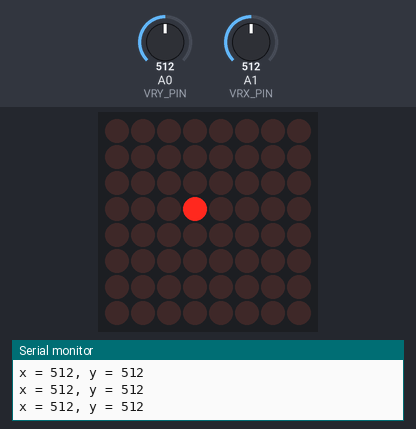
A sketch run on a simulated Arduino Uno, built with avr-gcc and run on an emulated ATmega328P. On the bench: 8×8 LED matrix, the last lines printed to the serial monitor. The inputs (shaded band) are chosen by the test bench; at power-on: A0 (VRY_PIN) = 512, A1 (VRX_PIN) = 512.

Above: at 1.2 s.
1.3 s: A0 (VRY_PIN) set to 1005
2.8 s: A0 (VRY_PIN) set to 1023
At 4.2 s:
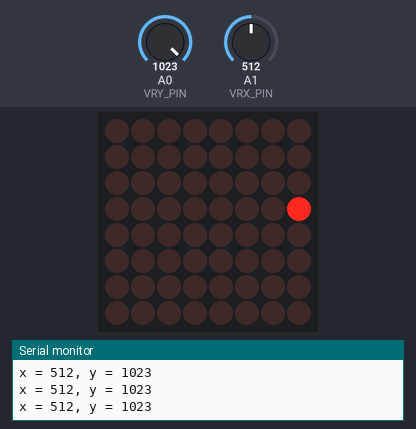
5.4 s: A1 (VRX_PIN) set to 489
At 7.2 s:
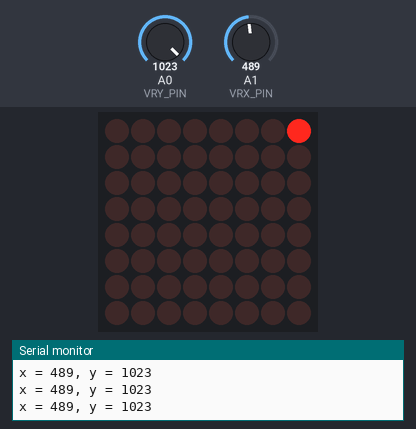
7.5 s: A1 (VRX_PIN) set to 989
9.0 s: A1 (VRX_PIN) set to 1014
At 11.7 s:
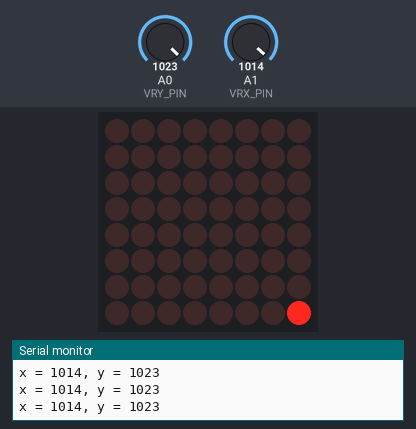
12.0 s: A0 (VRY_PIN) set to 511
At 14.9 s:
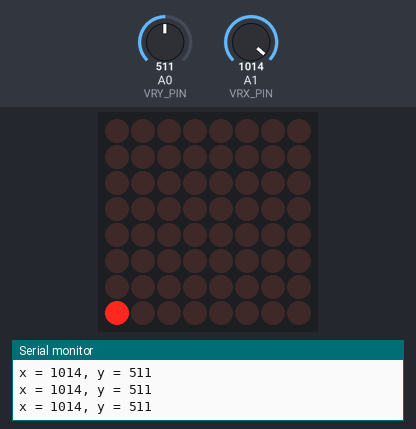
Timing chart, 0 to 15.7 s (numbered marks = the images above; inputs shaded):
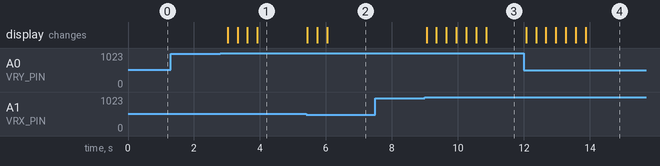

Measured:
- the behaviour switches between 1022 and 1023 on A0 (VRY_PIN) (found by bisection; images 0 and 1)
- the behaviour switches between 500 and 499 on A1 (VRX_PIN) (found by bisection; images 1 and 2)
- the behaviour switches between 999 and 1000 on A1 (VRX_PIN) (found by bisection; images 2 and 3)
- after the input at 2.8 s, the display: first changes after 0.22 s (image 1 shows a later state)
- after the input at 5.4 s, the display: first changes at once (image 2 shows a later state)
- after the input at 9.0 s, the display: first changes after 0.05 s (image 3 shows a later state)
- after the input at 12.0 s, the display: first changes after 0.06 s (image 4 shows a later state)

The sketch:

joystick-8x8matrix.ino
```cpp
#include "LedControl.h"

// def analog pins
#define VRX_PIN  A1
#define VRY_PIN  A0

// joyS values
int xValue = 0;
int yValue = 0;
const int switchPin = 2;

// matrix Dpins
const int CLK = 3;
const int CS = 4;
const int DIN = 5;

// instance of ledC for matrix
LedControl lc = LedControl(DIN, CLK, CS, 1); // DIN, CLK, CS, number of devices

// initial start values 0-7
int ledX = 3;
int ledY = 3;

void setup() {
  // setup joystick
  Serial.begin(9600);
  pinMode(switchPin, INPUT_PULLUP);

  // init matrix
  lc.shutdown(0, false);
  lc.setIntensity(0, 1);
  lc.clearDisplay(0);

  // turn on init. pos led
  lc.setLed(0, ledX, ledY, true);
}

void loop() {
  // read analog values
  xValue = analogRead(VRX_PIN);
  yValue = analogRead(VRY_PIN);

  // convert joyValues to -1/1
  int xMovement = map(xValue, 0, 1000, -1, 1); //only 100 to account for specific stick drift
  int yMovement = map(yValue, 0, 1023, -1, 1);

  // updated ledPos with joystick input (subtracting or adding to Pos values)
  ledX = constrain(ledX + xMovement, 0, 7); // constrain x in 0-7 range
  ledY = constrain(ledY + yMovement, 0, 7); // constrain y in 0-7 range

  // clear matrix
  lc.clearDisplay(0);

  // tur on led in new pos
  lc.setLed(0, ledX, ledY, true);

  delay(100); // delay for movespeed

  // serial mon output to troubleshoot
  Serial.print("x = ");
  Serial.print(xValue);
  Serial.print(", y = ");
  Serial.println(yValue);
  delay(200);
}
```
